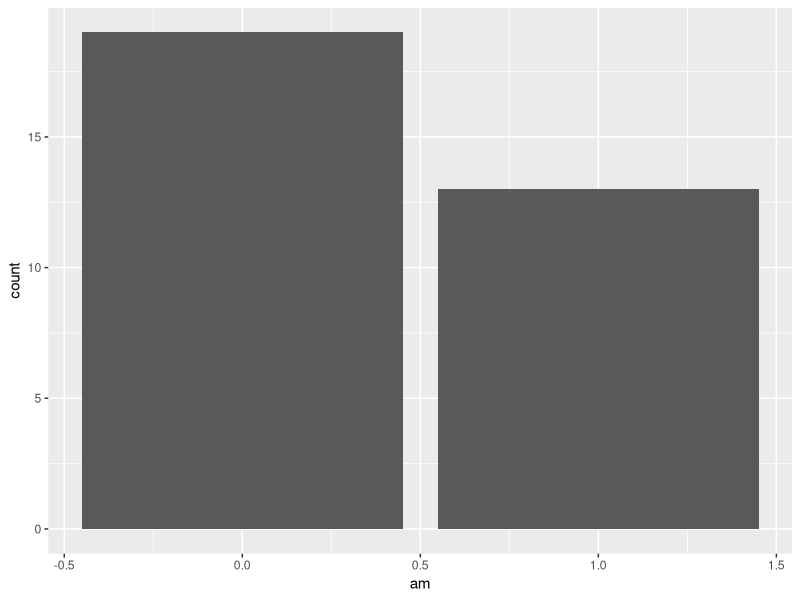

Write the R code that produced this figure. (Note: this script raises an error after producing the figure.)
## ---- chunk 1
knitr::opts_chunk$set(echo = TRUE)
## ---- chunk 2
library(ggplot2)
ggplot(mtcars, aes(x = am)) +
  geom_bar()
## ---- chunk 3
knitr::include_graphics(here::here("img/cat.jpg"))
